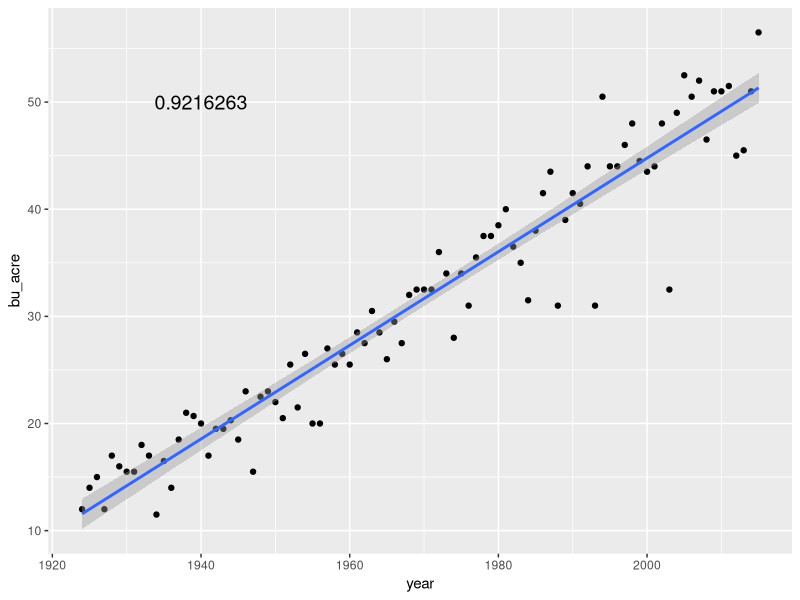
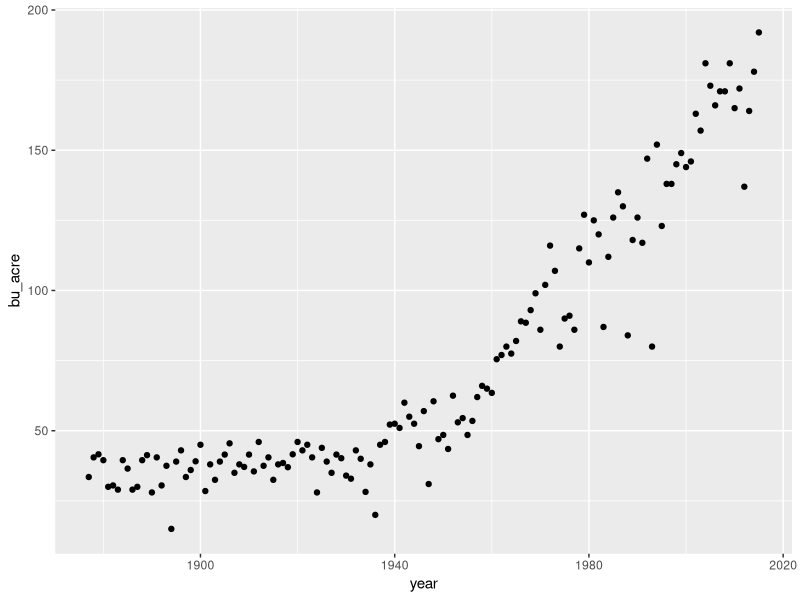
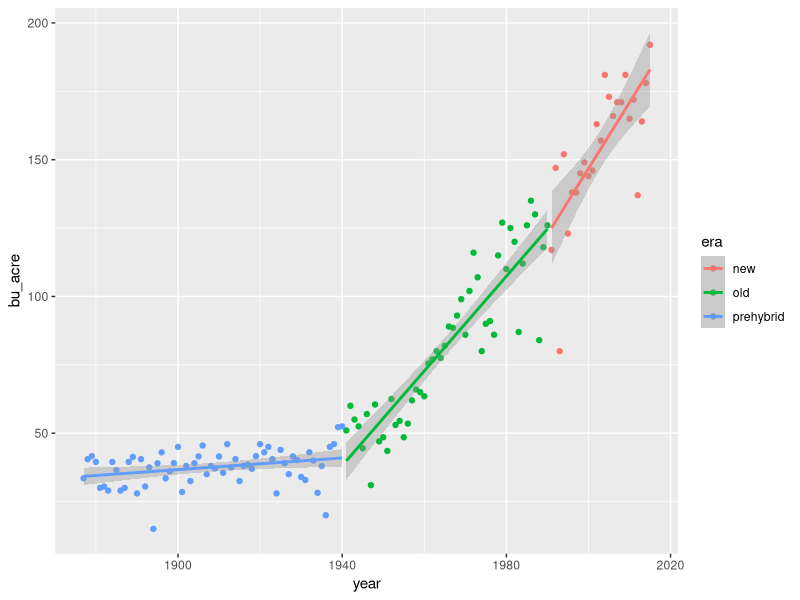
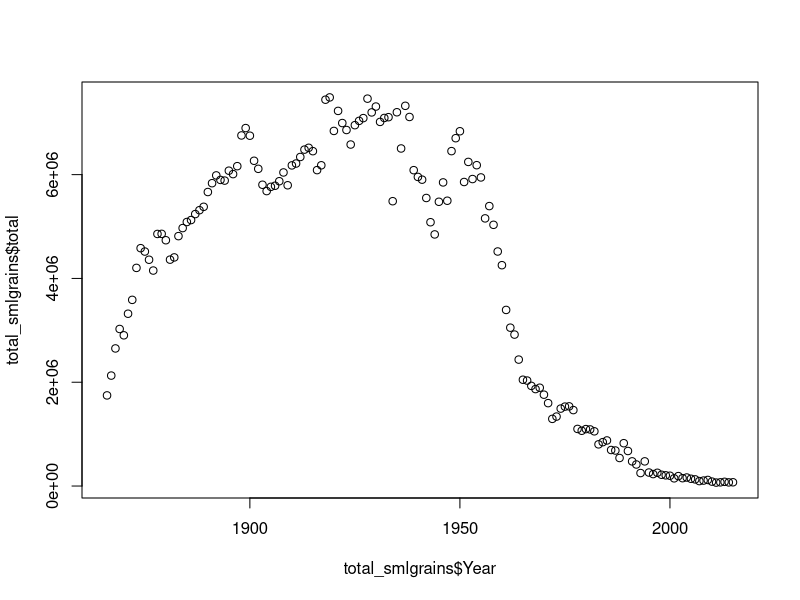
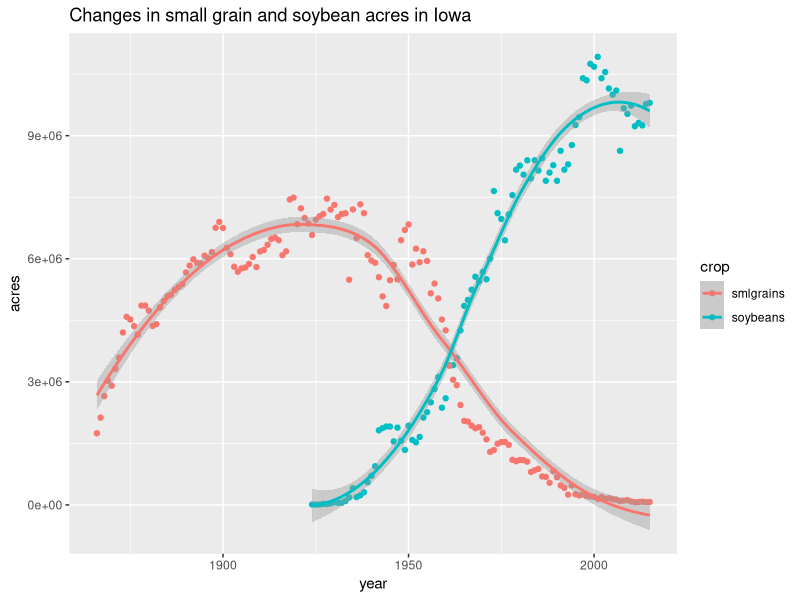

Reproduce these figures in R, in order.
#This script is meant to illustrate subsetting and does not necessarily demostrate the most efficient coding
#practices. Here we import a dataset from National Agricultural Statitistics Service 
#(NASS, https://quickstats.nass.usda.gov/) that focuses on field crops in Iowa.

#Use this to check and set your working directory (or toolbar in RStudio)
getwd()
#setwd()

library(readr) 
crops<-read_csv("NASS-Iowa.csv")  #ctr+enter or command+enter will run the line you are on 

head(crops)  #If you want to glance at the data
tail(crops)  # BTW, hashtag is used to insert commments

#Let's get rid of some columns

  #Choose the columns you want to keep
  fewer_columns<-crops[,c("Year", "State", "Commodity", "Data Item", "Value")]

  #Can also specify by column number  
  notsomany_columns<-crops[,c(2, 6, 16 ,17, 20)]

#Let's get rid of some rows - like everything, there are a lot of ways to do the same thing 
  
  recent<-fewer_columns[fewer_columns$Year != 1866, ]
  
  recent<-fewer_columns[fewer_columns$Year %in% c(1867:2015),]  
  
  recent<-fewer_columns[1:6819,]  
  
#Now let's subset soybeans, just bushels per acre  
  beans<-recent[recent$Commodity == "SOYBEANS" & 
          recent$`Data Item` == "SOYBEANS - YIELD, MEASURED IN BU / ACRE",]  
  
#These columns names are driving me crazy, let's rename  
  colnames(beans)<-c("year", "state", "commodity", "measure", "bu_acre")  
  beans<-beans[,-4] #We don't even need this column, let's remove
  
#Add a unit conversion as a new column
  beans$Mg_ha<-beans$bu_acre*60*0.00045*0.40
 
#Fit a linear model to examine the relationship between time and yield
mod<-lm(beans$bu_acre ~ beans$year)

#Look at the summary
summary(mod)

#Look at names of things the model gives us
names(summary(mod))

#What does it mean by "coefficients"?
summary(mod)$coefficients

#Extract the p-value
summary(mod)$coefficients[,4] 

#Extract the R squared
summary(mod)$r.squared

#Here is something that was extracted (R^2) being useful
library(ggplot2)

ggplot(beans, aes(x=year, y=bu_acre))+
  geom_point()+
  geom_smooth(method='lm')+
  annotate("text", x=1940, y=50, label = summary(mod)$r.squared, size=5, parse=TRUE)


#######################################################
#Now let's subset grain corn, just bushels per acre  
corn<-recent[recent$Commodity == "CORN" & 
                recent$`Data Item` == "CORN, GRAIN - YIELD, MEASURED IN BU / ACRE",]  

#These columns names are driving me crazy, let's rename  
colnames(corn)<-c("year", "state", "commodity", "measure", "bu_acre")  
corn<-corn[,-4] #We don't even need this column, let's remove  

ggplot(corn, aes(x=year, y=bu_acre))+
  geom_point()

#Let's add a column to define "prehybrid", "old" and "new" era corn
corn$era[corn$year %in% c(1867:1940)]<-"prehybrid"
corn$era[corn$year %in% c(1941:1990)]<-"old"
corn$era[corn$year %in% c(1991:2015)]<-"new"

ggplot(corn, aes(x=year, y=bu_acre, group=era, color=era))+
  geom_point()+
  geom_smooth(method=lm)


####Fit lines to the data and look at the differences in slopes  
library(nlme) #We'll need this for a minute (lmList)
mod<-lmList(bu_acre ~ year | era, data=corn)

#And here we extract the actual slopes
coef(mod)[2]

#To determine if the slopes are actually different, we would need STATISTICS

#######################################################
#Now we want to look at small grains as a group
#Subset most of the small grains listed
smlgrains<-fewer_columns[fewer_columns$Commodity %in% c("OATS", "BARLEY", "WHEAT", "RYE") & 
                       fewer_columns$`Data Item` %in% c("OATS - ACRES HARVESTED","BARLEY - ACRES HARVESTED",
                                                       "WHEAT - ACRES HARVESTED","RYE - ACRES HARVESTED"),]

#These data from NASS have a comma in them and we have to remove it by
 #substituting "nothing" in the place of the comma. You will run into random problems like
 #this a lot and you will always get past it. . .somehow 
smlgrains$Value<-as.numeric(gsub(",", "", smlgrains$Value))

#Here is a glimpse of your future with an awesome package (dplyr)
library(dplyr)
total_smlgrains<-group_by(smlgrains, Year)%>%
  summarise(total=sum(Value))
  
#Check it out 
plot(total_smlgrains$total~total_smlgrains$Year)

#####################################################
#Don't see many small grains these days, but I do see soybeans. I wonder about the 
 #relationship. Let's compare acre amounts

#Back to beans and this time subset "acres harvested"
bean_acres<-recent[recent$Commodity == "SOYBEANS" & 
                recent$`Data Item` == "SOYBEANS - ACRES HARVESTED",] 

#Now let's work to get the "bean_acres" dataframe and "total_smlgrains" dataframe to 
 #look identical so we tack them together for a tidy result
bean_acres<-bean_acres[,c(1,5)] #this is the information we actually need
colnames(bean_acres)<-c("year", "acres")

#Okay, should have left 'Commodity' in there, but now we don't 
  #have to have SOYBEANS shouted at us
bean_acres$crop<-"soybeans" 

#Make matching column names and "crop" label for total_smlgrains  
colnames(total_smlgrains)<- c("year", "acres")
total_smlgrains$crop<-"smlgrains"

#Now, R, bind these rows together (rbind)
both<-rbind(bean_acres, total_smlgrains)

#Here's a story about cropland use in Iowa
ggplot(both, aes(x=year, y=acres, group=crop, color=crop))+
  geom_point()+
  geom_smooth()+
  ggtitle("Changes in small grain and soybean acres in Iowa")